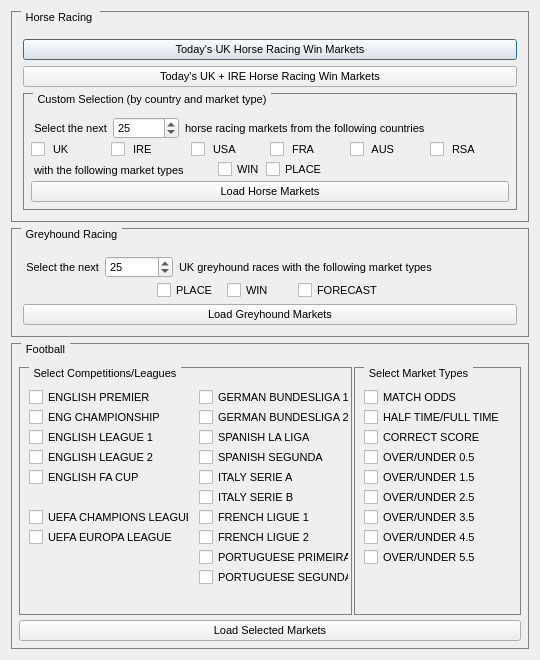
<?xml version="1.0" encoding="UTF-8"?>
<ui version="4.0">
 <class>TEventSelectionDlg</class>
 <widget class="QDialog" name="TEventSelectionDlg">
  <property name="geometry">
   <rect>
    <x>0</x>
    <y>0</y>
    <width>540</width>
    <height>660</height>
   </rect>
  </property>
  <property name="minimumSize">
   <size>
    <width>540</width>
    <height>660</height>
   </size>
  </property>
  <property name="font">
   <font>
    <family>Ubuntu</family>
    <pointsize>8</pointsize>
   </font>
  </property>
  <property name="windowTitle">
   <string>Event Selection</string>
  </property>
  <layout class="QVBoxLayout" name="verticalLayout" stretch="2,1,4">
   <item>
    <widget class="QGroupBox" name="gbHorses">
     <property name="font">
      <font>
       <family>Ubuntu</family>
       <pointsize>8</pointsize>
      </font>
     </property>
     <property name="styleSheet">
      <string notr="true">QGroupBox#gbHorses {
     border: 1px solid gray;
     margin-top: 0.5em;
}
QGroupBox#gbHorses::title { 
     subcontrol-origin: margin;
     left: 10px;
     padding: 0 3px 0 3px;
 }</string>
     </property>
     <property name="title">
      <string>Horse Racing </string>
     </property>
     <layout class="QVBoxLayout" name="verticalLayout_2">
      <item>
       <widget class="QPushButton" name="btnTodaysUKHorseWinMarkets">
        <property name="font">
         <font>
          <family>Ubuntu</family>
          <pointsize>8</pointsize>
         </font>
        </property>
        <property name="text">
         <string>Today's UK Horse Racing Win Markets</string>
        </property>
       </widget>
      </item>
      <item>
       <widget class="QPushButton" name="btnTodaysUKIREHorseWinMarkets">
        <property name="font">
         <font>
          <family>Ubuntu</family>
          <pointsize>8</pointsize>
         </font>
        </property>
        <property name="text">
         <string>Today's UK + IRE Horse Racing Win Markets</string>
        </property>
       </widget>
      </item>
      <item>
       <widget class="QGroupBox" name="gbCustomHorses">
        <property name="font">
         <font>
          <family>Ubuntu</family>
          <pointsize>8</pointsize>
         </font>
        </property>
        <property name="styleSheet">
         <string notr="true">QGroupBox#gbCustomHorses {
     border: 1px solid gray;
     margin-top: 0.5em;
}
QGroupBox#gbCustomHorses::title { 
     subcontrol-origin: margin;
     left: 10px;
     padding: 0 3px 0 3px;
 }</string>
        </property>
        <property name="title">
         <string>Custom Selection (by country and market type)</string>
        </property>
        <layout class="QVBoxLayout" name="verticalLayout_3" stretch="1,1,1,1">
         <property name="spacing">
          <number>1</number>
         </property>
         <property name="leftMargin">
          <number>5</number>
         </property>
         <property name="topMargin">
          <number>5</number>
         </property>
         <property name="rightMargin">
          <number>5</number>
         </property>
         <property name="bottomMargin">
          <number>5</number>
         </property>
         <item>
          <layout class="QHBoxLayout" name="horizontalLayout" stretch="1,1,5">
           <property name="spacing">
            <number>3</number>
           </property>
           <item>
            <widget class="QLabel" name="label_2">
             <property name="font">
              <font>
               <family>Ubuntu</family>
               <pointsize>8</pointsize>
              </font>
             </property>
             <property name="text">
              <string> Select the next </string>
             </property>
             <property name="alignment">
              <set>Qt::AlignRight|Qt::AlignTrailing|Qt::AlignVCenter</set>
             </property>
            </widget>
           </item>
           <item>
            <widget class="QSpinBox" name="sbHorseMarketCount">
             <property name="font">
              <font>
               <family>Ubuntu</family>
               <pointsize>8</pointsize>
              </font>
             </property>
             <property name="minimum">
              <number>1</number>
             </property>
             <property name="maximum">
              <number>50</number>
             </property>
             <property name="value">
              <number>25</number>
             </property>
            </widget>
           </item>
           <item>
            <widget class="QLabel" name="label_3">
             <property name="font">
              <font>
               <family>Ubuntu</family>
               <pointsize>8</pointsize>
              </font>
             </property>
             <property name="text">
              <string> horse racing markets from the following countries </string>
             </property>
             <property name="alignment">
              <set>Qt::AlignLeading|Qt::AlignLeft|Qt::AlignVCenter</set>
             </property>
            </widget>
           </item>
          </layout>
         </item>
         <item>
          <layout class="QHBoxLayout" name="horizontalLayout_2" stretch="1,1,1,1,1,1">
           <item>
            <widget class="QCheckBox" name="cbSelectUKHorses">
             <property name="font">
              <font>
               <family>Ubuntu</family>
               <pointsize>8</pointsize>
              </font>
             </property>
             <property name="text">
              <string> UK</string>
             </property>
            </widget>
           </item>
           <item>
            <widget class="QCheckBox" name="cbSelectIREHorses">
             <property name="font">
              <font>
               <family>Ubuntu</family>
               <pointsize>8</pointsize>
              </font>
             </property>
             <property name="text">
              <string> IRE</string>
             </property>
            </widget>
           </item>
           <item>
            <widget class="QCheckBox" name="cbSelectUSAHorses">
             <property name="font">
              <font>
               <family>Ubuntu</family>
               <pointsize>8</pointsize>
              </font>
             </property>
             <property name="text">
              <string> USA</string>
             </property>
            </widget>
           </item>
           <item>
            <widget class="QCheckBox" name="cbSelectFRAHorses">
             <property name="font">
              <font>
               <family>Ubuntu</family>
               <pointsize>8</pointsize>
              </font>
             </property>
             <property name="text">
              <string> FRA</string>
             </property>
            </widget>
           </item>
           <item>
            <widget class="QCheckBox" name="cbSelectAUSHorses">
             <property name="font">
              <font>
               <family>Ubuntu</family>
               <pointsize>8</pointsize>
              </font>
             </property>
             <property name="text">
              <string> AUS</string>
             </property>
            </widget>
           </item>
           <item>
            <widget class="QCheckBox" name="cbSelectRSAHorses">
             <property name="font">
              <font>
               <family>Ubuntu</family>
               <pointsize>8</pointsize>
              </font>
             </property>
             <property name="text">
              <string> RSA</string>
             </property>
            </widget>
           </item>
          </layout>
         </item>
         <item>
          <layout class="QHBoxLayout" name="horizontalLayout_3" stretch="1,1,1,1,6">
           <item>
            <widget class="QLabel" name="label_4">
             <property name="font">
              <font>
               <family>Ubuntu</family>
               <pointsize>8</pointsize>
              </font>
             </property>
             <property name="text">
              <string> with the following market types </string>
             </property>
             <property name="alignment">
              <set>Qt::AlignLeading|Qt::AlignLeft|Qt::AlignVCenter</set>
             </property>
            </widget>
           </item>
           <item>
            <spacer name="horizontalSpacer_4">
             <property name="orientation">
              <enum>Qt::Horizontal</enum>
             </property>
             <property name="sizeHint" stdset="0">
              <size>
               <width>40</width>
               <height>20</height>
              </size>
             </property>
            </spacer>
           </item>
           <item>
            <widget class="QCheckBox" name="cbSelectHorsesWINType">
             <property name="font">
              <font>
               <family>Ubuntu</family>
               <pointsize>8</pointsize>
              </font>
             </property>
             <property name="text">
              <string>WIN</string>
             </property>
            </widget>
           </item>
           <item>
            <widget class="QCheckBox" name="cbSelectHorsesPLACEType">
             <property name="font">
              <font>
               <family>Ubuntu</family>
               <pointsize>8</pointsize>
              </font>
             </property>
             <property name="text">
              <string>PLACE</string>
             </property>
            </widget>
           </item>
           <item>
            <spacer name="horizontalSpacer">
             <property name="orientation">
              <enum>Qt::Horizontal</enum>
             </property>
             <property name="sizeHint" stdset="0">
              <size>
               <width>40</width>
               <height>20</height>
              </size>
             </property>
            </spacer>
           </item>
          </layout>
         </item>
         <item>
          <widget class="QPushButton" name="btnNextXHorsesByCountry">
           <property name="font">
            <font>
             <family>Ubuntu</family>
             <pointsize>8</pointsize>
            </font>
           </property>
           <property name="text">
            <string>Load Horse Markets</string>
           </property>
          </widget>
         </item>
        </layout>
       </widget>
      </item>
     </layout>
    </widget>
   </item>
   <item>
    <widget class="QGroupBox" name="gbGreyhounds">
     <property name="styleSheet">
      <string notr="true">QGroupBox#gbGreyhounds {
     border: 1px solid gray;
     margin-top: 0.5em;
}
QGroupBox#gbGreyhounds::title { 
     subcontrol-origin: margin;
     left: 10px;
     padding: 0 3px 0 3px;
 }</string>
     </property>
     <property name="title">
      <string>Greyhound Racing</string>
     </property>
     <layout class="QVBoxLayout" name="verticalLayout_4" stretch="1,1,1">
      <property name="spacing">
       <number>3</number>
      </property>
      <property name="leftMargin">
       <number>9</number>
      </property>
      <property name="topMargin">
       <number>9</number>
      </property>
      <property name="rightMargin">
       <number>9</number>
      </property>
      <property name="bottomMargin">
       <number>9</number>
      </property>
      <item>
       <layout class="QHBoxLayout" name="horizontalLayout_4" stretch="1,1,5">
        <property name="spacing">
         <number>3</number>
        </property>
        <item>
         <widget class="QLabel" name="label_6">
          <property name="font">
           <font>
            <family>Ubuntu</family>
            <pointsize>8</pointsize>
           </font>
          </property>
          <property name="text">
           <string> Select the next </string>
          </property>
          <property name="alignment">
           <set>Qt::AlignRight|Qt::AlignTrailing|Qt::AlignVCenter</set>
          </property>
         </widget>
        </item>
        <item>
         <widget class="QSpinBox" name="sbDogsMarketCount">
          <property name="font">
           <font>
            <family>Ubuntu</family>
            <pointsize>8</pointsize>
           </font>
          </property>
          <property name="minimum">
           <number>1</number>
          </property>
          <property name="maximum">
           <number>50</number>
          </property>
          <property name="value">
           <number>25</number>
          </property>
         </widget>
        </item>
        <item>
         <widget class="QLabel" name="label_5">
          <property name="font">
           <font>
            <family>Ubuntu</family>
            <pointsize>8</pointsize>
           </font>
          </property>
          <property name="text">
           <string> UK greyhound races with the following market types</string>
          </property>
          <property name="alignment">
           <set>Qt::AlignLeading|Qt::AlignLeft|Qt::AlignVCenter</set>
          </property>
         </widget>
        </item>
       </layout>
      </item>
      <item>
       <layout class="QHBoxLayout" name="horizontalLayout_5" stretch="2,1,1,1,2">
        <property name="spacing">
         <number>3</number>
        </property>
        <item>
         <spacer name="horizontalSpacer_3">
          <property name="orientation">
           <enum>Qt::Horizontal</enum>
          </property>
          <property name="sizeHint" stdset="0">
           <size>
            <width>40</width>
            <height>20</height>
           </size>
          </property>
         </spacer>
        </item>
        <item>
         <widget class="QCheckBox" name="cbSelectDogsPLACEType">
          <property name="font">
           <font>
            <family>Ubuntu</family>
            <pointsize>8</pointsize>
           </font>
          </property>
          <property name="text">
           <string>PLACE</string>
          </property>
         </widget>
        </item>
        <item>
         <widget class="QCheckBox" name="cbSelectDogsWINType">
          <property name="font">
           <font>
            <family>Ubuntu</family>
            <pointsize>8</pointsize>
           </font>
          </property>
          <property name="text">
           <string>WIN</string>
          </property>
         </widget>
        </item>
        <item>
         <widget class="QCheckBox" name="cbSelectDogsFCType">
          <property name="font">
           <font>
            <family>Ubuntu</family>
            <pointsize>8</pointsize>
           </font>
          </property>
          <property name="text">
           <string>FORECAST</string>
          </property>
         </widget>
        </item>
        <item>
         <spacer name="horizontalSpacer_2">
          <property name="orientation">
           <enum>Qt::Horizontal</enum>
          </property>
          <property name="sizeHint" stdset="0">
           <size>
            <width>40</width>
            <height>20</height>
           </size>
          </property>
         </spacer>
        </item>
       </layout>
      </item>
      <item>
       <widget class="QPushButton" name="btnLoadDogMarkets">
        <property name="font">
         <font>
          <family>Ubuntu</family>
          <pointsize>8</pointsize>
         </font>
        </property>
        <property name="text">
         <string>Load Greyhound Markets</string>
        </property>
       </widget>
      </item>
     </layout>
    </widget>
   </item>
   <item>
    <widget class="QGroupBox" name="gbFootball">
     <property name="font">
      <font>
       <family>Ubuntu</family>
       <pointsize>8</pointsize>
      </font>
     </property>
     <property name="styleSheet">
      <string notr="true">QGroupBox#gbFootball {
     border: 1px solid gray;
     margin-top: 0.5em;
}
QGroupBox#gbFootball::title { 
     subcontrol-origin: margin;
     left: 10px;
     padding: 0 3px 0 3px;
 }</string>
     </property>
     <property name="title">
      <string>Football</string>
     </property>
     <layout class="QVBoxLayout" name="verticalLayout_5">
      <property name="spacing">
       <number>5</number>
      </property>
      <property name="leftMargin">
       <number>5</number>
      </property>
      <property name="topMargin">
       <number>5</number>
      </property>
      <property name="rightMargin">
       <number>5</number>
      </property>
      <property name="bottomMargin">
       <number>5</number>
      </property>
      <item>
       <layout class="QHBoxLayout" name="horizontalLayout_6" stretch="2,1">
        <property name="spacing">
         <number>2</number>
        </property>
        <item>
         <widget class="QGroupBox" name="gbFootballComps">
          <property name="font">
           <font>
            <family>Ubuntu</family>
            <pointsize>8</pointsize>
           </font>
          </property>
          <property name="styleSheet">
           <string notr="true">QGroupBox#gbFootballComps {
     border: 1px solid gray;
     margin-top: 0.5em;
}
QGroupBox#gbFootballComps::title { 
     subcontrol-origin: margin;
     left: 10px;
     padding: 0 3px 0 3px;
 }</string>
          </property>
          <property name="title">
           <string>Select Competitions/Leagues</string>
          </property>
          <widget class="QCheckBox" name="chkPortSegunda">
           <property name="geometry">
            <rect>
             <x>180</x>
             <y>200</y>
             <width>150</width>
             <height>20</height>
            </rect>
           </property>
           <property name="font">
            <font>
             <family>Ubuntu</family>
             <pointsize>8</pointsize>
            </font>
           </property>
           <property name="text">
            <string>PORTUGUESE SEGUNDA</string>
           </property>
          </widget>
          <widget class="QCheckBox" name="chkPortPrem">
           <property name="geometry">
            <rect>
             <x>180</x>
             <y>180</y>
             <width>150</width>
             <height>20</height>
            </rect>
           </property>
           <property name="font">
            <font>
             <family>Ubuntu</family>
             <pointsize>8</pointsize>
            </font>
           </property>
           <property name="text">
            <string>PORTUGUESE PRIMEIRA</string>
           </property>
          </widget>
          <widget class="QCheckBox" name="chkEngFACup">
           <property name="geometry">
            <rect>
             <x>10</x>
             <y>100</y>
             <width>140</width>
             <height>20</height>
            </rect>
           </property>
           <property name="font">
            <font>
             <family>Ubuntu</family>
             <pointsize>8</pointsize>
            </font>
           </property>
           <property name="text">
            <string>ENGLISH FA CUP</string>
           </property>
          </widget>
          <widget class="QCheckBox" name="chkItalySerieB">
           <property name="geometry">
            <rect>
             <x>180</x>
             <y>120</y>
             <width>140</width>
             <height>20</height>
            </rect>
           </property>
           <property name="font">
            <font>
             <family>Ubuntu</family>
             <pointsize>8</pointsize>
            </font>
           </property>
           <property name="text">
            <string>ITALY SERIE B</string>
           </property>
          </widget>
          <widget class="QCheckBox" name="chkEngLeague2">
           <property name="geometry">
            <rect>
             <x>10</x>
             <y>80</y>
             <width>140</width>
             <height>20</height>
            </rect>
           </property>
           <property name="font">
            <font>
             <family>Ubuntu</family>
             <pointsize>8</pointsize>
            </font>
           </property>
           <property name="text">
            <string>ENGLISH LEAGUE 2</string>
           </property>
          </widget>
          <widget class="QCheckBox" name="chkEngPrem">
           <property name="geometry">
            <rect>
             <x>10</x>
             <y>20</y>
             <width>140</width>
             <height>20</height>
            </rect>
           </property>
           <property name="font">
            <font>
             <family>Ubuntu</family>
             <pointsize>8</pointsize>
            </font>
           </property>
           <property name="text">
            <string>ENGLISH PREMIER</string>
           </property>
          </widget>
          <widget class="QCheckBox" name="chkGermanBundesliga1">
           <property name="geometry">
            <rect>
             <x>180</x>
             <y>20</y>
             <width>150</width>
             <height>20</height>
            </rect>
           </property>
           <property name="font">
            <font>
             <family>Ubuntu</family>
             <pointsize>8</pointsize>
            </font>
           </property>
           <property name="text">
            <string>GERMAN BUNDESLIGA 1</string>
           </property>
          </widget>
          <widget class="QCheckBox" name="chkItalySerieA">
           <property name="geometry">
            <rect>
             <x>180</x>
             <y>100</y>
             <width>140</width>
             <height>20</height>
            </rect>
           </property>
           <property name="font">
            <font>
             <family>Ubuntu</family>
             <pointsize>8</pointsize>
            </font>
           </property>
           <property name="text">
            <string>ITALY SERIE A</string>
           </property>
          </widget>
          <widget class="QCheckBox" name="chkEngLeague1">
           <property name="geometry">
            <rect>
             <x>10</x>
             <y>60</y>
             <width>140</width>
             <height>20</height>
            </rect>
           </property>
           <property name="font">
            <font>
             <family>Ubuntu</family>
             <pointsize>8</pointsize>
            </font>
           </property>
           <property name="text">
            <string>ENGLISH LEAGUE 1</string>
           </property>
          </widget>
          <widget class="QCheckBox" name="chkEngChamp">
           <property name="geometry">
            <rect>
             <x>10</x>
             <y>40</y>
             <width>140</width>
             <height>20</height>
            </rect>
           </property>
           <property name="font">
            <font>
             <family>Ubuntu</family>
             <pointsize>8</pointsize>
            </font>
           </property>
           <property name="text">
            <string>ENG CHAMPIONSHIP</string>
           </property>
          </widget>
          <widget class="QCheckBox" name="chkFrenchLigue1">
           <property name="geometry">
            <rect>
             <x>180</x>
             <y>140</y>
             <width>140</width>
             <height>20</height>
            </rect>
           </property>
           <property name="font">
            <font>
             <family>Ubuntu</family>
             <pointsize>8</pointsize>
            </font>
           </property>
           <property name="text">
            <string>FRENCH LIGUE 1</string>
           </property>
          </widget>
          <widget class="QCheckBox" name="chkSpanishSegunda">
           <property name="geometry">
            <rect>
             <x>180</x>
             <y>80</y>
             <width>140</width>
             <height>20</height>
            </rect>
           </property>
           <property name="font">
            <font>
             <family>Ubuntu</family>
             <pointsize>8</pointsize>
            </font>
           </property>
           <property name="text">
            <string>SPANISH SEGUNDA</string>
           </property>
          </widget>
          <widget class="QCheckBox" name="chkEuropaLeague">
           <property name="geometry">
            <rect>
             <x>10</x>
             <y>160</y>
             <width>160</width>
             <height>20</height>
            </rect>
           </property>
           <property name="font">
            <font>
             <family>Ubuntu</family>
             <pointsize>8</pointsize>
            </font>
           </property>
           <property name="text">
            <string>UEFA EUROPA LEAGUE</string>
           </property>
          </widget>
          <widget class="QCheckBox" name="chkFrenchLigue2">
           <property name="geometry">
            <rect>
             <x>180</x>
             <y>160</y>
             <width>140</width>
             <height>20</height>
            </rect>
           </property>
           <property name="font">
            <font>
             <family>Ubuntu</family>
             <pointsize>8</pointsize>
            </font>
           </property>
           <property name="text">
            <string>FRENCH LIGUE 2</string>
           </property>
          </widget>
          <widget class="QCheckBox" name="chkGermanBundesliga2">
           <property name="geometry">
            <rect>
             <x>180</x>
             <y>40</y>
             <width>150</width>
             <height>20</height>
            </rect>
           </property>
           <property name="font">
            <font>
             <family>Ubuntu</family>
             <pointsize>8</pointsize>
            </font>
           </property>
           <property name="text">
            <string>GERMAN BUNDESLIGA 2</string>
           </property>
          </widget>
          <widget class="QCheckBox" name="chkChampionsLeague">
           <property name="geometry">
            <rect>
             <x>10</x>
             <y>140</y>
             <width>160</width>
             <height>20</height>
            </rect>
           </property>
           <property name="font">
            <font>
             <family>Ubuntu</family>
             <pointsize>8</pointsize>
            </font>
           </property>
           <property name="text">
            <string>UEFA CHAMPIONS LEAGUE</string>
           </property>
          </widget>
          <widget class="QCheckBox" name="chkSpanishLaLiga">
           <property name="geometry">
            <rect>
             <x>180</x>
             <y>60</y>
             <width>140</width>
             <height>20</height>
            </rect>
           </property>
           <property name="font">
            <font>
             <family>Ubuntu</family>
             <pointsize>8</pointsize>
            </font>
           </property>
           <property name="text">
            <string>SPANISH LA LIGA</string>
           </property>
          </widget>
         </widget>
        </item>
        <item>
         <widget class="QGroupBox" name="gbFootballMarketTypes">
          <property name="font">
           <font>
            <family>Ubuntu</family>
            <pointsize>8</pointsize>
           </font>
          </property>
          <property name="styleSheet">
           <string notr="true">QGroupBox#gbFootballMarketTypes {
     border: 1px solid gray;
     margin-top: 0.5em;
}
QGroupBox#gbFootballMarketTypes::title { 
     subcontrol-origin: margin;
     left: 10px;
     padding: 0 3px 0 3px;
 }</string>
          </property>
          <property name="title">
           <string>Select Market Types</string>
          </property>
          <widget class="QCheckBox" name="chkOver5_5">
           <property name="geometry">
            <rect>
             <x>10</x>
             <y>180</y>
             <width>140</width>
             <height>20</height>
            </rect>
           </property>
           <property name="font">
            <font>
             <family>Ubuntu</family>
             <pointsize>8</pointsize>
            </font>
           </property>
           <property name="text">
            <string>OVER/UNDER 5.5</string>
           </property>
          </widget>
          <widget class="QCheckBox" name="chkOver2_5">
           <property name="geometry">
            <rect>
             <x>10</x>
             <y>120</y>
             <width>140</width>
             <height>20</height>
            </rect>
           </property>
           <property name="font">
            <font>
             <family>Ubuntu</family>
             <pointsize>8</pointsize>
            </font>
           </property>
           <property name="text">
            <string>OVER/UNDER 2.5</string>
           </property>
          </widget>
          <widget class="QCheckBox" name="chkOver4_5">
           <property name="geometry">
            <rect>
             <x>10</x>
             <y>160</y>
             <width>140</width>
             <height>20</height>
            </rect>
           </property>
           <property name="font">
            <font>
             <family>Ubuntu</family>
             <pointsize>8</pointsize>
            </font>
           </property>
           <property name="text">
            <string>OVER/UNDER 4.5</string>
           </property>
          </widget>
          <widget class="QCheckBox" name="chkHTFT">
           <property name="geometry">
            <rect>
             <x>10</x>
             <y>40</y>
             <width>140</width>
             <height>20</height>
            </rect>
           </property>
           <property name="font">
            <font>
             <family>Ubuntu</family>
             <pointsize>8</pointsize>
            </font>
           </property>
           <property name="text">
            <string>HALF TIME/FULL TIME</string>
           </property>
          </widget>
          <widget class="QCheckBox" name="chkMatchOdds">
           <property name="geometry">
            <rect>
             <x>10</x>
             <y>20</y>
             <width>140</width>
             <height>20</height>
            </rect>
           </property>
           <property name="font">
            <font>
             <family>Ubuntu</family>
             <pointsize>8</pointsize>
            </font>
           </property>
           <property name="text">
            <string>MATCH ODDS</string>
           </property>
          </widget>
          <widget class="QCheckBox" name="chkOver0_5">
           <property name="geometry">
            <rect>
             <x>10</x>
             <y>80</y>
             <width>140</width>
             <height>20</height>
            </rect>
           </property>
           <property name="font">
            <font>
             <family>Ubuntu</family>
             <pointsize>8</pointsize>
            </font>
           </property>
           <property name="text">
            <string>OVER/UNDER 0.5</string>
           </property>
          </widget>
          <widget class="QCheckBox" name="chkOver1_5">
           <property name="geometry">
            <rect>
             <x>10</x>
             <y>100</y>
             <width>140</width>
             <height>20</height>
            </rect>
           </property>
           <property name="font">
            <font>
             <family>Ubuntu</family>
             <pointsize>8</pointsize>
            </font>
           </property>
           <property name="text">
            <string>OVER/UNDER 1.5</string>
           </property>
          </widget>
          <widget class="QCheckBox" name="chkOver3_5">
           <property name="geometry">
            <rect>
             <x>10</x>
             <y>140</y>
             <width>140</width>
             <height>20</height>
            </rect>
           </property>
           <property name="font">
            <font>
             <family>Ubuntu</family>
             <pointsize>8</pointsize>
            </font>
           </property>
           <property name="text">
            <string>OVER/UNDER 3.5</string>
           </property>
          </widget>
          <widget class="QCheckBox" name="chkCorrectScore">
           <property name="geometry">
            <rect>
             <x>10</x>
             <y>60</y>
             <width>140</width>
             <height>20</height>
            </rect>
           </property>
           <property name="font">
            <font>
             <family>Ubuntu</family>
             <pointsize>8</pointsize>
            </font>
           </property>
           <property name="text">
            <string>CORRECT SCORE</string>
           </property>
          </widget>
         </widget>
        </item>
       </layout>
      </item>
      <item>
       <widget class="QPushButton" name="btnLoadCustomFootballMarkets">
        <property name="font">
         <font>
          <family>Ubuntu</family>
          <pointsize>8</pointsize>
         </font>
        </property>
        <property name="text">
         <string>Load Selected Markets</string>
        </property>
       </widget>
      </item>
     </layout>
    </widget>
   </item>
  </layout>
 </widget>
 <resources/>
 <connections/>
</ui>
